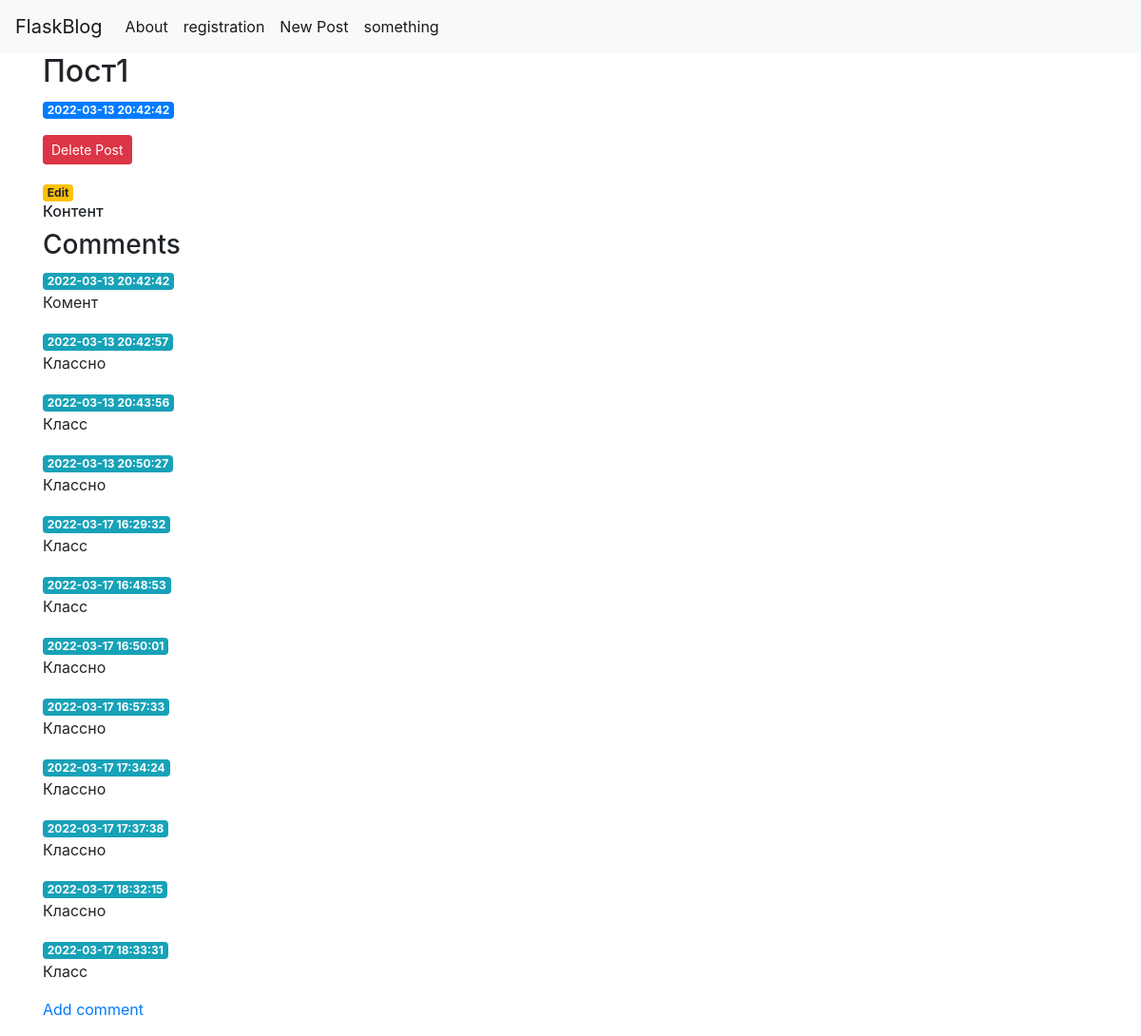
Before: /1 with the older database file.
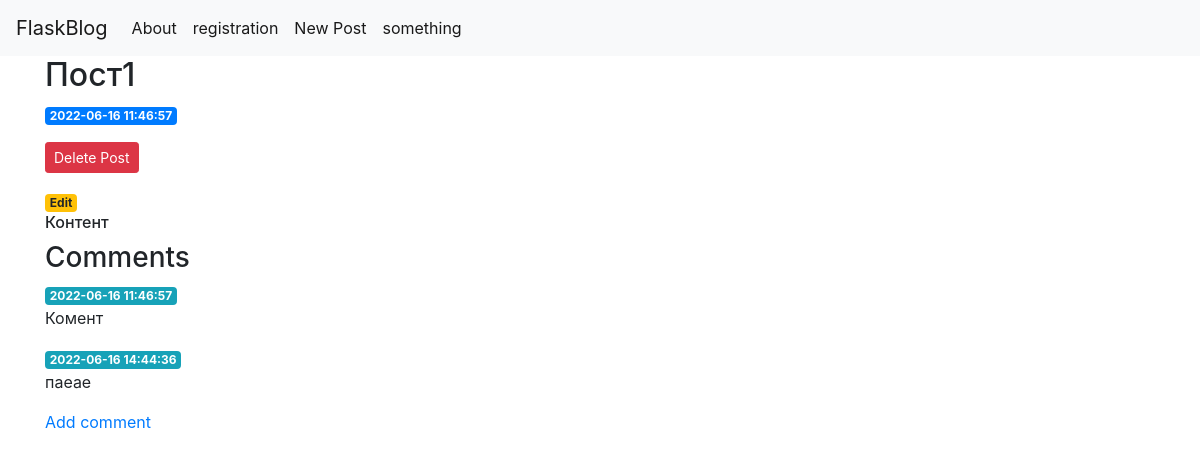
After: the same page with the newer database file.
### tables this page shows
CREATE TABLE posts (
    post_id INTEGER PRIMARY KEY,
    created TIMESTAMP NOT NULL DEFAULT CURRENT_TIMESTAMP,
    title  TEXT NOT NULL,
    content TEXT NOT NULL

);

CREATE TABLE comments (
    comment_id INTEGER PRIMARY KEY,
    created TIMESTAMP NOT NULL DEFAULT CURRENT_TIMESTAMP,
    content  TEXT NOT NULL,
    post_id INTEGER  NOT NULL,
        FOREIGN KEY (post_id)
                      REFERENCES posts(post_id)

);

### app.py (the view)
@app.route('/<int:post_id>')
def post(post_id):
    post_blog = get_post(post_id)
    post_comment = get_comments(post_id=post_id) #ЗАКОМЕНТИТЬ
    if post_blog is None:
        abort(404)
    return render_template('post.html', post=post_blog, comments = post_comment)

### repositories.py (called while the page is built)
def get_db_connection():
    conn=sqlite3.connect("C:/Users/geras/PycharmProjects/flask_project-22.01/database1.db")
    conn.row_factory=sqlite3.Row
    cursor = conn.cursor()
    result = cursor.execute('SELECT * FROM users')
    rows = result.fetchall()
    for row in rows:
        print(row[3])
    print("end")
    return conn

def get_post(post_id):
    conn = get_db_connection()
    post = conn.execute('SELECT * FROM posts WHERE post_id = ?',
                        (post_id,)).fetchone()
    conn.close()
    return post

def get_comments(post_id):
    conn = get_db_connection()
    comment = conn.execute('SELECT content FROM comments WHERE post_id = ?',
                        (post_id,)).fetchone()
    comments = conn.execute('SELECT * FROM comments WHERE post_id = ?',
                        (post_id,)).fetchall()
    print(comments)
    conn.close()
    return comments

### templates/post.html (shortened to what this page needs)
{% extends 'base.html' %}
{% block content %}
    <h2>{% block title %} {{ post['title'] }} {% endblock %}</h2>
    <span class="badge badge-primary">{{ post['created'] }}</span>
    <form action="{{ url_for('delete', post_id=post['post_id']) }}" method="POST">
    <input type="submit" value="Delete Post"
            class="btn btn-danger btn-sm"
            onclick="return confirm('Are you sure you want to delete this post?')">
</form>
     <a href="{{ url_for('edit', post_id=post['post_id']) }}">
                <span class="badge badge-warning">Edit</span>
            </a>
    <h6>{{ post['content'] }}</h6>
    <h3>Comments</h3>
    {% for comment in comments %}
        <span class="badge badge-info">{{comment['created']}}</span>
        <p>{{ comment['content'] }}</p>
    {% endfor %}
     <p><a href="{{ url_for('create_comment', post_id=post['post_id']) }}">Add comment</a></p>
{% endblock %}

### templates/base.html (shortened to what this page needs)
<!doctype html>
<html lang="en">
  <head>
    <link rel="stylesheet" href="https://stackpath.bootstrapcdn.com/bootstrap/4.3.1/css/bootstrap.min.css">
  </head>
  <body>
    <nav class="navbar navbar-expand-md navbar-light bg-light">
        <a class="navbar-brand" href="{{ url_for('draw_main_page')}}">FlaskBlog</a>
        <div class="collapse navbar-collapse" id="navbarNav">
            <ul class="navbar-nav">
            <li class="nav-item active">
                <a class="nav-link" href="{{ url_for('about')}}">About
                </a>
            </li>
             <li class="nav-item active">
                <a class="nav-link" href="{{ url_for('registration')}}">registration</a>
            </li>
            <li class="nav-item active">
                <a class="nav-link" href="{{url_for('create')}}">New Post</a>
            </li>
            <li class="nav-item active">
                <a class="nav-link" href="#">something</a>
            </li>
            </ul>
        </div>
    </nav>
    <div class="container">
        {% block content %} {% endblock %}
    </div>
  </body>
</html>

### templates/base.html (style rules this page uses)
body { background-image: image("/Formula1.jpg"); background-repeat: no-repeat; background-size: cover; }

Changed rows visible on the page:
removed comments: created "2022-03-13 20:42:57", content "Классно"
removed comments: created "2022-03-13 20:43:56", content "Класс"
removed comments: created "2022-03-13 20:50:27", content "Классно"
removed comments: created "2022-03-17 16:29:32", content "Класс"
removed comments: created "2022-03-17 16:48:53", content "Класс"
removed comments: created "2022-03-17 16:50:01", content "Классно"
removed comments: created "2022-03-17 16:57:33", content "Классно"
removed comments: created "2022-03-17 17:34:24", content "Классно"
removed comments: created "2022-03-17 17:37:38", content "Классно"
removed comments: created "2022-03-17 18:32:15", content "Классно"
removed comments: created "2022-03-17 18:33:31", content "Класс"
changed posts "Пост1": created "2022-03-13 20:42:42" → "2022-06-16 11:46:57"
changed comments "Комент": created "2022-03-13 20:42:42" → "2022-06-16 11:46:57"
added comments: created "2022-06-16 14:44:36", content "паеае"
